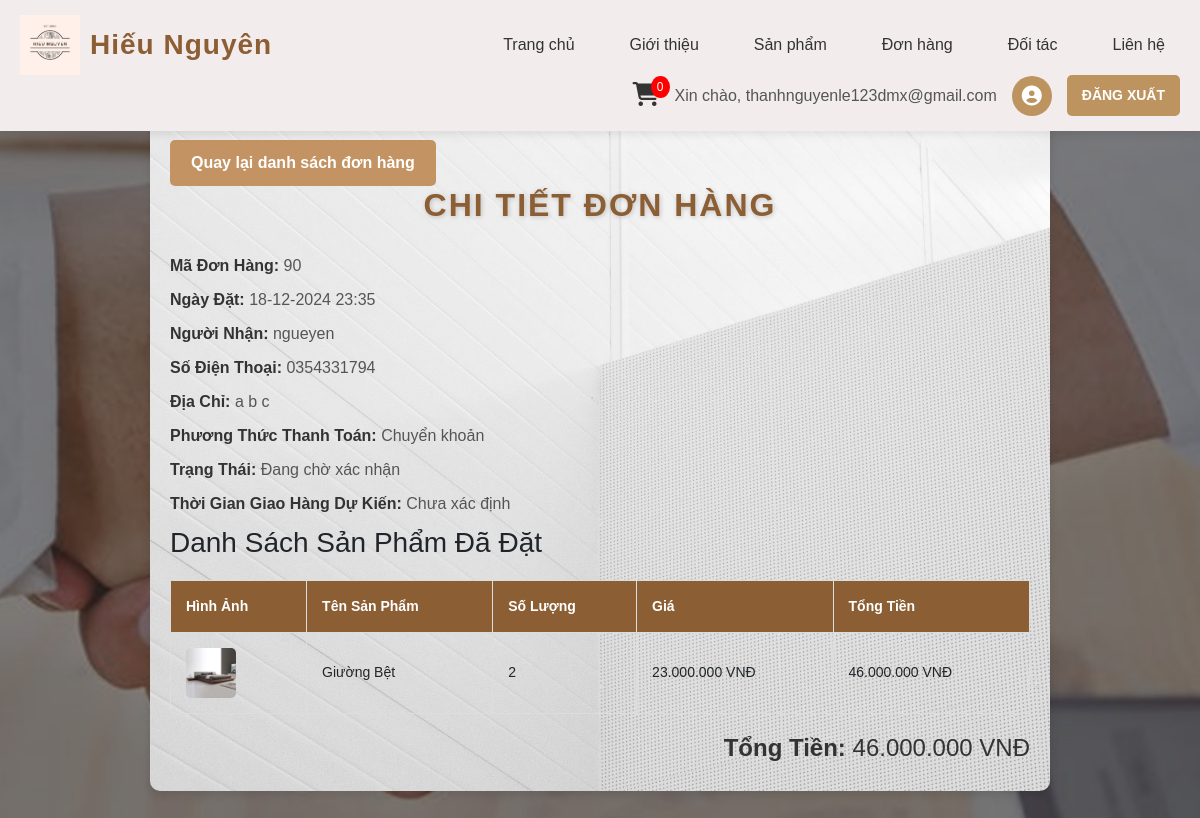
The app's page /frontend/pages/view_orders.php?order_id=90 (signed in), older data.
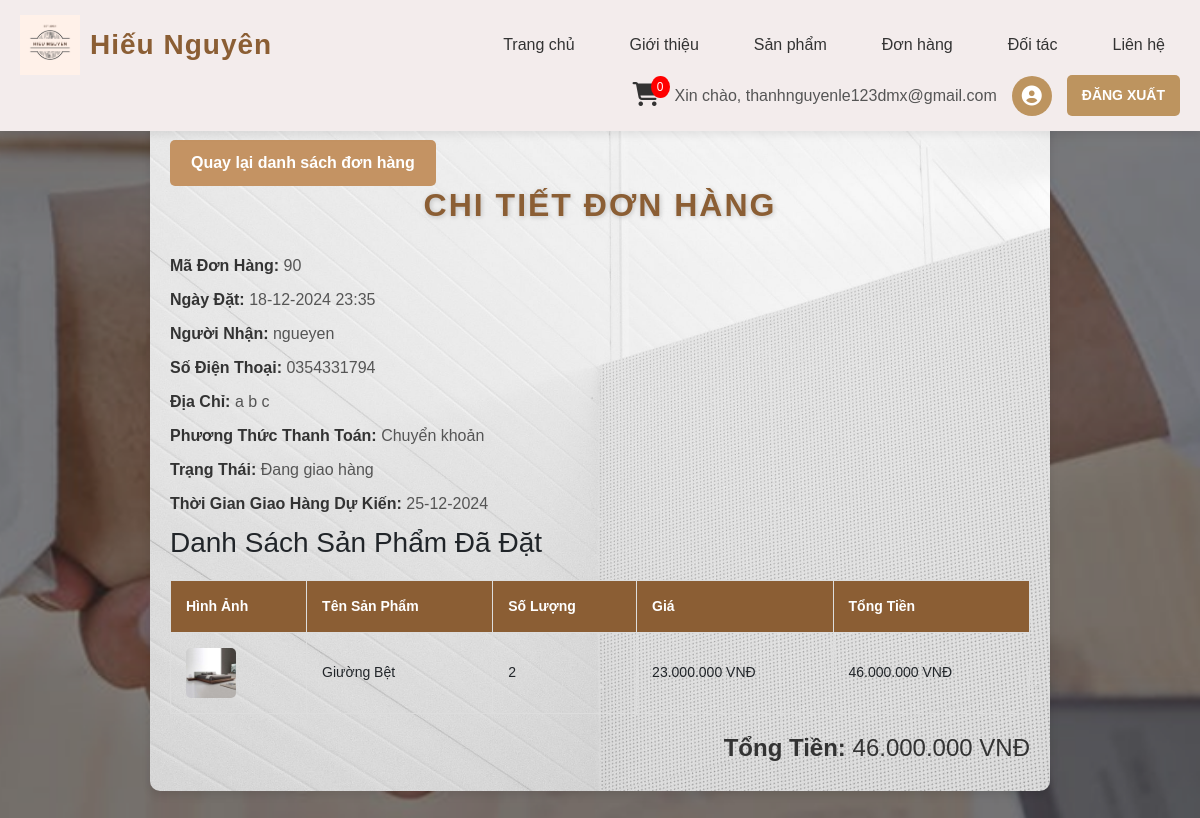
The same page, newer data.
### tables this page shows
CREATE TABLE `orders` (
  `order_id` int(11) NOT NULL,
  `user_id` int(11) NOT NULL,
  `order_date` datetime NOT NULL,
  `name` varchar(255) NOT NULL,
  `phone` varchar(20) NOT NULL,
  `address` text NOT NULL,
  `payment_method` enum('cash','bank') NOT NULL,
  `order_status` varchar(50) NOT NULL DEFAULT 'pending',
  `status` varchar(50) NOT NULL DEFAULT 'awaiting confirmation',
  `estimated_delivery_date` date DEFAULT NULL,
  `total_price` decimal(10,2) NOT NULL DEFAULT 0.00
);

### frontend/pages/view_orders.php (the view, shortened to what this page needs)
<?php
include '../includes/header.php';
include '../../backend/db_connect.php';
$order_id = isset($_GET['order_id']) ? $_GET['order_id'] : 0;
$sql = "SELECT o.order_id, o.order_date, o.name, o.phone, o.address, o.payment_method, o.total_price, o.status, o.estimated_delivery_date
        FROM orders o
        WHERE o.order_id = ? AND o.user_id = ?";
$stmt = $conn->prepare($sql);
$stmt->bind_param("ii", $order_id, $_SESSION['ma_khach_hang']);
$stmt->execute();
$order_result = $stmt->get_result();
if ($order_result->num_rows > 0) {
    $order = $order_result->fetch_assoc();
    $sql_details = "SELECT od.quantity, p.name AS product_name, od.price, (od.quantity * od.price) AS total_price, p.image
                    FROM order_details od
                    JOIN products p ON od.product_id = p.id
                    WHERE od.order_id = ?";
    $stmt_details = $conn->prepare($sql_details);
    $stmt_details->bind_param("i", $order_id);
    $stmt_details->execute();
    $details_result = $stmt_details->get_result();
} else {
    echo "<script>alert('Đơn hàng không tồn tại hoặc bạn không có quyền truy cập.');</script>";
    echo "<script>window.location.href = 'order_details.php';</script>";
    exit();
}
?>
<!DOCTYPE html>
<html lang="vi">
<head>
    <link rel="stylesheet" href="../css/view_orders.css">
</head>
<body>
    <div class="order-details-container">
        <a href="order_details.php" class="btn">Quay lại danh sách đơn hàng</a>
        <h2>Chi Tiết Đơn Hàng</h2>
        <div class="order-info">
            <p><strong>Mã Đơn Hàng:</strong> <?php echo $order['order_id']; ?></p>
            <p><strong>Ngày Đặt:</strong> <?php echo date('d-m-Y H:i', strtotime($order['order_date'])); ?></p>
            <p><strong>Người Nhận:</strong> <?php echo $order['name']; ?></p>
            <p><strong>Số Điện Thoại:</strong> <?php echo $order['phone']; ?></p>
            <p><strong>Địa Chỉ:</strong> <?php echo $order['address']; ?></p>
            <p><strong>Phương Thức Thanh Toán:</strong>
                <?php
                if ($order['payment_method'] === 'bank') {
                    echo "Chuyển khoản";
                } elseif ($order['payment_method'] === 'cash') {
                    echo "Thanh toán khi nhận hàng";
                }
                ?>
            </p>
            <p><strong>Trạng Thái:</strong>
                <?php
                echo $order['status'] === 'awaiting confirmation'
                    ? "Đang chờ xác nhận"
                    : "Đang giao hàng";
                ?>
            </p>
            <p><strong>Thời Gian Giao Hàng Dự Kiến:</strong>
                <?php
                echo !empty($order['estimated_delivery_date'])
                    ? date('d-m-Y', strtotime($order['estimated_delivery_date']))
                    : "Chưa xác định";
                ?>
            </p>
        </div>
        <h3>Danh Sách Sản Phẩm Đã Đặt</h3>
        <?php if ($details_result->num_rows > 0): ?>
            <table class="order-details-table">
                <thead>
                    <tr>
                        <th>Hình Ảnh</th>
                        <th>Tên Sản Phẩm</th>
                        <th>Số Lượng</th>
                        <th>Giá</th>
                        <th>Tổng Tiền</th>
                    </tr>
                </thead>
                <tbody>
                    <?php
                    $total_order = 0;
                    while ($detail = $details_result->fetch_assoc()):
                        $total_order += $detail['total_price'];
                    ?>
                        <tr>
                            <td>
                                <img src="<?php echo $detail['image']; ?>" alt="<?php echo $detail['product_name']; ?>" width="50" height="50">
                            </td>
                            <td><?php echo $detail['product_name']; ?></td>
                            <td><?php echo $detail['quantity']; ?></td>
                            <td><?php echo number_format($detail['price'], 0, ',', '.'); ?> VNĐ</td>
                            <td><?php echo number_format($detail['total_price'], 0, ',', '.'); ?> VNĐ</td>
                        </tr>
                    <?php endwhile; ?>
                </tbody>
            </table>
            <div class="total-price">
                <h4><strong>Tổng Tiền:</strong> <?php echo number_format($total_order, 0, ',', '.'); ?> VNĐ</h4>
            </div>
        <?php else: ?>
            <p>Không có sản phẩm trong đơn hàng này.</p>
        <?php endif; ?>
    </div>
</body>
</html>

Row changes from the older to the newer data that the page shows:
changed orders "ngueyen": estimated_delivery_date (not shown) → "25-12-2024"
Text that changed along with them:
text no longer shown: "Đang chờ xác nhận Chưa xác định"
text now shown: "Đang giao hàng"
